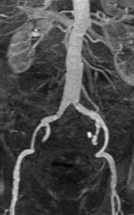
%> input picture MATLAB Exe/CAMP II/Exercise2/Vessel.png, 134 x 215 px
$ octave Exercise4.m   (GNU Octave 9; MATLAB toolbox functions it lacks are replaced by stand-ins)
%> lines starting %> are read from the running program, lines starting %| are printed output that depends on the picture
### MATLAB Exe/CAMP II/Exercise2/Hessian2D.m
function [Dxx,Dxy,Dyy] = Hessian2D(I,Sigma)

% Make kernel coordinates
[X,Y]   = ndgrid(-round(3*Sigma):round(3*Sigma));

% Build the gaussian 2nd derivatives filters
DGaussxx = 1/(2*pi*Sigma^4) * (X.^2/Sigma^2 - 1) .* exp(-(X.^2 + Y.^2)/(2*Sigma^2));
DGaussxy = 1/(2*pi*Sigma^6) * (X .* Y)           .* exp(-(X.^2 + Y.^2)/(2*Sigma^2));
DGaussyy = DGaussxx';

Dxx = imfilter(I,DGaussxx,'conv');
Dxy = imfilter(I,DGaussxy,'conv');
Dyy = imfilter(I,DGaussyy,'conv');

### MATLAB Exe/CAMP II/Exercise2/Other Programs & Data/eig2image.m
function [Lambda1 Lambda2] = eig2image(Dxx,Dxy,Dyy)

% Function is written by D.Kroon University of Twente (June 2009)

% Compute the eigenvectors of J, v1 and v2
tmp = sqrt((Dxx - Dyy).^2 + 4*Dxy.^2);
v2x = 2*Dxy;
v2y = Dyy - Dxx + tmp;

% Normalize
mag = sqrt(v2x.^2 + v2y.^2); i = (mag ~= 0);
v2x(i) = v2x(i)./mag(i);
v2y(i) = v2y(i)./mag(i);

% The eigenvectors are orthogonal
v1x = -v2y;
v1y = v2x;

% Compute the eigenvalues
mu1 = 0.5*(Dxx + Dyy + tmp);
mu2 = 0.5*(Dxx + Dyy - tmp);

% Sort eigen values by absolute value abs(Lambda1)<abs(Lambda2)
check=abs(mu1)>abs(mu2);

Lambda1=mu1; Lambda1(check)=mu2(check);
Lambda2=mu2; Lambda2(check)=mu1(check);

Ix=v1x; Ix(check)=v2x(check);
Iy=v1y; Iy(check)=v2y(check);

### MATLAB Exe/CAMP II/Exercise2/Exercise4.m
%% Exercise 4
%% Frangi filter

clear all; close all; clc;

%% Read the image
I = imread('Vessel.png');
%> I is the input picture: size 215x134x3 uint8; min 0, max 255, mean 73.1
I = double(I(:,:,1));
%> I: size 215x134 double

%% Set the Parameters
sigmas = [1:1:5];
beta  = 1;
c     = 100;

%% Create matrices to store all vesselness images
AllScale =zeros([size(I) length(sigmas)]);

%% Display the original image
figure(1); subplot(1,2,1); imagesc(I); axis image; colormap gray;axis off; title('Original');

% Frangi filter for all the scales sigma
for i = 1:length(sigmas)

    % 1. Calculate the 2D hessian for the scale sigmas(i)
    %% ToDo: Fill Hessian2D
    [Dxx,Dxy,Dyy] = Hessian2D(I,sigmas(i));

    % Correct for scale
    Dxx = (sigmas(i)^2)*Dxx;
    Dxy = (sigmas(i)^2)*Dxy;
    Dyy = (sigmas(i)^2)*Dyy;
    % Calculate eigenvalues and vectors and sort the eigenvalues
    [Lambda1,Lambda2]=eig2image(Dxx,Dxy,Dyy);

    % 2. Compute the similarity measures that make sense in 2D
    % and the corresponding vesselness measure
    Rb  = abs(Lambda1) ./ abs(Lambda2);
    S   = sqrt( Lambda1 .^2 + Lambda2 .^2);
    Vesselness = ( exp( (-Rb.^2) / (2*beta^2) ) ) .* ( ones(size(I)) - exp( (-S.^2) / (2*c^2) ) );

    % 3. Set to Vesselness to 0 if Lambda2 is positive
    % and Store the results in the matrix AllScale
    Vesselness(Lambda2 > 0) = 0;
    AllScale(:,:,i) = Vesselness;

    figure(1); subplot(1,2,2); imagesc(Vesselness); axis image; colormap gray;axis off; title(sigmas(i));
    pause(0.1)
end
%> this loop made 5 passes
%> pass 1, in Hessian2D, `Dxx = imfilter(I,DGaussxx,'conv');`:
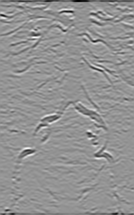
%> Dxx: size 215x134 double; min -47.73, max 34.24, mean -0.6; drawn with min black and max white
%> pass 1, in Hessian2D, `Dxy = imfilter(I,DGaussxy,'conv');`:
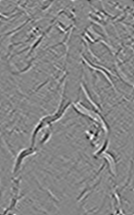
%> Dxy: size 215x134 double; min -24.93, max 22.42, mean 0; drawn with min black and max white
%> pass 1, in Hessian2D, `Dyy = imfilter(I,DGaussyy,'conv');`:
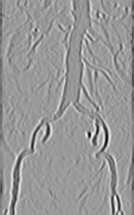
%> Dyy: size 215x134 double; min -50.19, max 32.79, mean -0.7; drawn with min black and max white
%> pass 1, in eig2image, `tmp = sqrt((Dxx - Dyy).^2 + 4*Dxy.^2);`:
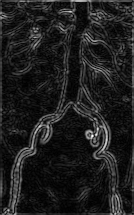
%> tmp: size 215x134 double; min 0.0259, max 60.72, mean 7.3; drawn with min black and max white
%> pass 1, `title(sigmas(i))`:
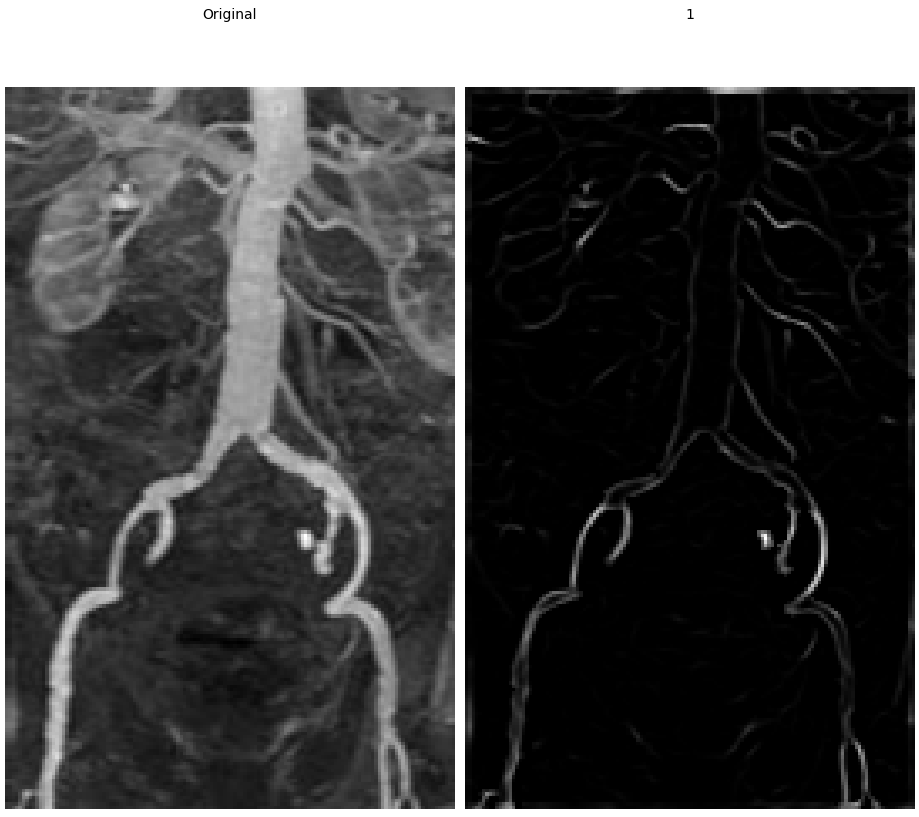
%> figure redrawn from the program's plot data, 2 panels
%> after the loop:
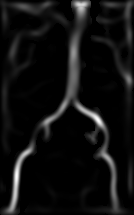
%> Vesselness: size 215x134 double; min 0, max 0.141, mean 0.00932; drawn with min black and max white

% 4. Which scale returns the higest vesselness value?
% Deduce the filtered image If
If = max(AllScale,[],3);
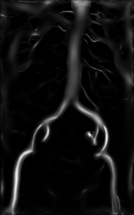
%> If: size 215x134 double; min 0, max 0.212, mean 0.013; drawn with min black and max white

% Display
figure(1); subplot(1,2,2); imagesc(If); axis image; ...
    colormap gray;axis off; title('Frangi filter');
